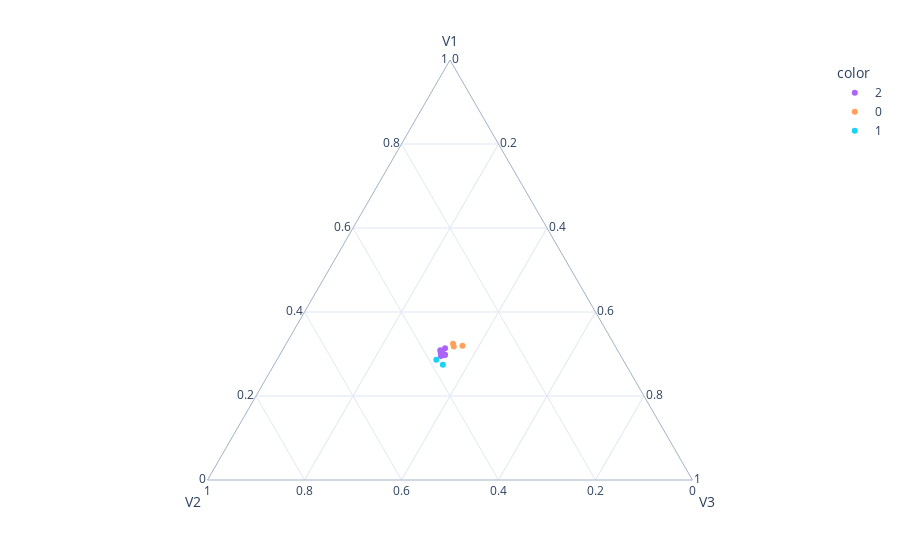

The notebook cell this image was saved under:
### Code cell
fig = triplot_cluster_taxons('K3_L125', metabosystems_contib, labels)
fig.write_html("Analysis/My_20/triplot.html")
fig.write_image("Analysis/My_20/triplot.png")

### Figure 1 — Plotly figure (JSON) as saved in the notebook; plotly's stock layout.template omitted (floating-point values rounded to 4 significant figures)
{"data": [{"a": [0.2983, 0.2953, 0.309, 0.3139, 0.3034, 0.3037, 0.2979], "b": [0.3611, 0.371, 0.3655, 0.3533, 0.364, 0.3673, 0.3619], "c": [0.3406, 0.3336, 0.3255, 0.3329, 0.3326, 0.329, 0.3402], "customdata": [[0.2983, 0.3611, 0.3406, "Pseudomonadales", "Acinetobacter"], [0.2953, 0.371, 0.3336, "Chitinophagales", "Sediminibacterium"], [0.309, 0.3655, 0.3255, "Rhizobiales", "Hyphomicrobium"], [0.3139, 0.3533, 0.3329, "Rhizobiales", "Hyphomicrobium"], [0.3034, 0.364, 0.3326, "Rhizobiales", "Methylocystis"], [0.3037, 0.3673, 0.329, "Rhizobiales", "Ochrobactrum"], [0.2979, 0.3619, 0.3402, "Rhizobiales", "uncultured"]], "hovertemplate": "<b>%{hovertext}</b><br><br>color=2<br>Order=%{customdata[3]}<br>Genus=%{customdata[4]}<extra></extra>", "hovertext": ["Gammaproteobacteria", "Bacteroidia", "Alphaproteobacteria", "Alphaproteobacteria", "Alphaproteobacteria", "Alphaproteobacteria", "Alphaproteobacteria"], "legendgroup": "2", "marker": {"color": "#ab63fa", "symbol": "circle"}, "mode": "markers", "name": "2", "showlegend": true, "subplot": "ternary", "type": "scatterternary"}, {"a": [0.3176, 0.3244, 0.3196], "b": [0.3335, 0.3314, 0.3145], "c": [0.3489, 0.3442, 0.3659], "customdata": [[0.3176, 0.3335, 0.3489, "Rhizobiales", "Bosea"], [0.3244, 0.3314, 0.3442, "Rhizobiales", "Afipia"], [0.3196, 0.3145, 0.3659, "Burkholderiales", "Variovorax"]], "hovertemplate": "<b>%{hovertext}</b><br><br>color=0<br>Order=%{customdata[3]}<br>Genus=%{customdata[4]}<extra></extra>", "hovertext": ["Alphaproteobacteria", "Alphaproteobacteria", "Gammaproteobacteria"], "legendgroup": "0", "marker": {"color": "#FFA15A", "symbol": "circle"}, "mode": "markers", "name": "0", "showlegend": true, "subplot": "ternary", "type": "scatterternary"}, {"a": [0.2861, 0.2743], "b": [0.3851, 0.3775], "c": [0.3288, 0.3482], "customdata": [[0.2861, 0.3851, 0.3288, "Burkholderiales", "Methylophilus"], [0.2743, 0.3775, 0.3482, "Chitinophagales", "Terrimonas"]], "hovertemplate": "<b>%{hovertext}</b><br><br>color=1<br>Order=%{customdata[3]}<br>Genus=%{customdata[4]}<extra></extra>", "hovertext": ["Gammaproteobacteria", "Bacteroidia"], "legendgroup": "1", "marker": {"color": "#19d3f3", "symbol": "circle"}, "mode": "markers", "name": "1", "showlegend": true, "subplot": "ternary", "type": "scatterternary"}], "layout": {"autosize": true, "legend": {"title": {"text": "color"}, "tracegroupgap": 0}, "margin": {"t": 60}, "ternary": {"aaxis": {"min": 0, "title": {"text": "V1"}}, "baxis": {"min": 0, "title": {"text": "V2"}}, "caxis": {"min": 0, "title": {"text": "V3"}}, "domain": {"x": [0, 1], "y": [0, 1]}}}}
